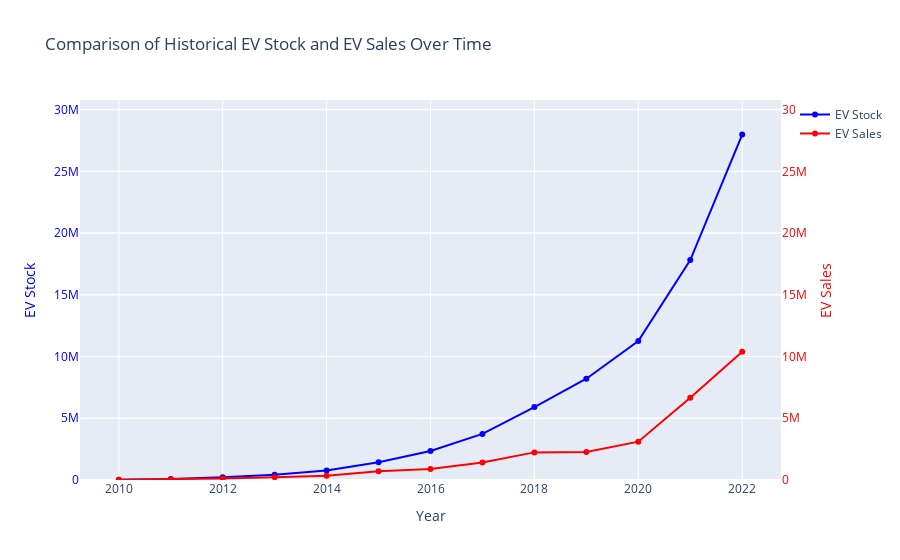

This figure's notebook cell:
### Code cell
# 5. Historical EV stock and EV sales comparision

import plotly.graph_objects as go  # Make sure to include this import
# Filter for 'EV stock' and 'EV sales' within the 'Historical' category
ev_stock_data = data[(data['parameter'] == 'EV stock') & (data['category'] == 'Historical')]
ev_sales_data = data[(data['parameter'] == 'EV sales') & (data['category'] == 'Historical')]

# Group data by 'year' and calculate total for each year
total_stock_by_year = ev_stock_data.groupby('year')['value'].sum().reset_index()
total_sales_by_year = ev_sales_data.groupby('year')['value'].sum().reset_index()

# Determine the common y-axis range based on the maximum value from both datasets
max_value = max(total_stock_by_year['value'].max(), total_sales_by_year['value'].max())
y_axis_range = [0, max_value * 1.1]  # 10% padding for better visualization

# Create figure with secondary y-axis
fig = go.Figure()

# Add traces
fig.add_trace(go.Scatter(x=total_stock_by_year['year'], y=total_stock_by_year['value'], name='EV Stock',
                         mode='lines+markers', line=dict(width=2, color='blue')))
fig.add_trace(go.Scatter(x=total_sales_by_year['year'], y=total_sales_by_year['value'], name='EV Sales',
                         mode='lines+markers', line=dict(width=2, color='red'), yaxis='y2'))

# Create axis objects
fig.update_layout(
    title="Comparison of Historical EV Stock and EV Sales Over Time",
    xaxis_title='Year',
    yaxis=dict(
        title='EV Stock',
        titlefont=dict(color='blue'),
        tickfont=dict(color='blue'),
        range=y_axis_range
    ),
    yaxis2=dict(
        title='EV Sales',
        titlefont=dict(color='red'),
        tickfont=dict(color='red'),
        anchor='x',
        overlaying='y',
        side='right',
        range=y_axis_range
    )
)

# Show the plot
fig.show()

### Figure 1 — Plotly figure (JSON) as saved in the notebook; plotly's stock layout.template omitted (floating-point values rounded to 4 significant figures)
{"data": [{"line": {"color": "blue", "width": 2}, "mode": "lines+markers", "name": "EV Stock", "type": "scatter", "x": [2010, 2011, 2012, 2013, 2014, 2015, 2016, 2017, 2018, 2019, 2020, 2021, 2022], "y": [27570, 80674, 212620, 427059, 770140, 1443589, 2356000.0, 3733375, 5907383, 8200631, 11263071, 17813297, 27979944]}, {"line": {"color": "red", "width": 2}, "mode": "lines+markers", "name": "EV Sales", "type": "scatter", "x": [2010, 2011, 2012, 2013, 2014, 2015, 2016, 2017, 2018, 2019, 2020, 2021, 2022], "y": [11130.0, 53169, 130793, 221700.0, 353227, 711754, 896300.0, 1415109, 2236252, 2262392, 3106873, 6657504, 10390477], "yaxis": "y2"}], "layout": {"title": {"text": "Comparison of Historical EV Stock and EV Sales Over Time"}, "xaxis": {"title": {"text": "Year"}}, "yaxis": {"range": [0, 30780000.0], "tickfont": {"color": "blue"}, "title": {"font": {"color": "blue"}, "text": "EV Stock"}}, "yaxis2": {"anchor": "x", "overlaying": "y", "range": [0, 30780000.0], "side": "right", "tickfont": {"color": "red"}, "title": {"font": {"color": "red"}, "text": "EV Sales"}}}}
